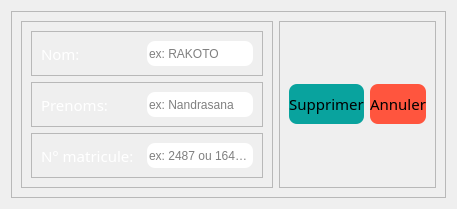
                    <widget class="QWidget" name="tab_8">
                     <attribute name="title">
                      <string>Suppression</string>
                     </attribute>
                     <layout class="QHBoxLayout" name="horizontalLayout_49">
                      <item>
                       <widget class="QFrame" name="frame_52">
                        <property name="frameShape">
                         <enum>QFrame::StyledPanel</enum>
                        </property>
                        <property name="frameShadow">
                         <enum>QFrame::Raised</enum>
                        </property>
                        <layout class="QHBoxLayout" name="horizontalLayout_50">
                         <item>
                          <widget class="QFrame" name="frame_53">
                           <property name="maximumSize">
                            <size>
                             <width>500</width>
                             <height>16777215</height>
                            </size>
                           </property>
                           <property name="frameShape">
                            <enum>QFrame::StyledPanel</enum>
                           </property>
                           <property name="frameShadow">
                            <enum>QFrame::Raised</enum>
                           </property>
                           <layout class="QVBoxLayout" name="verticalLayout_24">
                            <item>
                             <widget class="QFrame" name="frame_54">
                              <property name="frameShape">
                               <enum>QFrame::StyledPanel</enum>
                              </property>
                              <property name="frameShadow">
                               <enum>QFrame::Raised</enum>
                              </property>
                              <layout class="QHBoxLayout" name="horizontalLayout_51">
                               <item>
                                <widget class="QLabel" name="label_27">
                                 <property name="minimumSize">
                                  <size>
                                   <width>100</width>
                                   <height>0</height>
                                  </size>
                                 </property>
                                 <property name="maximumSize">
                                  <size>
                                   <width>60</width>
                                   <height>16777215</height>
                                  </size>
                                 </property>
                                 <property name="font">
                                  <font>
                                   <family>Quicksand Light</family>
                                   <pointsize>11</pointsize>
                                  </font>
                                 </property>
                                 <property name="styleSheet">
                                  <string notr="true">QFrame{
border-radius:10px;
color: #FFF;
}</string>
                                 </property>
                                 <property name="text">
                                  <string>Nom:</string>
                                 </property>
                                </widget>
                               </item>
                               <item>
                                <widget class="QLineEdit" name="supr_nom_eleve">
                                 <property name="minimumSize">
                                  <size>
                                   <width>0</width>
                                   <height>25</height>
                                  </size>
                                 </property>
                                 <property name="maximumSize">
                                  <size>
                                   <width>16777215</width>
                                   <height>25</height>
                                  </size>
                                 </property>
                                 <property name="styleSheet">
                                  <string notr="true">*{
color: #000;
background:#FFF;
border-radius:8px;
}</string>
                                 </property>
                                 <property name="placeholderText">
                                  <string>ex: RAKOTO</string>
                                 </property>
                                </widget>
                               </item>
                              </layout>
                             </widget>
                            </item>
                            <item>
                             <widget class="QFrame" name="frame_81">
                              <property name="frameShape">
                               <enum>QFrame::StyledPanel</enum>
                              </property>
                              <property name="frameShadow">
                               <enum>QFrame::Raised</enum>
                              </property>
                              <layout class="QHBoxLayout" name="horizontalLayout_75">
                               <item>
                                <widget class="QLabel" name="label_40">
                                 <property name="minimumSize">
                                  <size>
                                   <width>100</width>
                                   <height>0</height>
                                  </size>
                                 </property>
                                 <property name="maximumSize">
                                  <size>
                                   <width>60</width>
                                   <height>16777215</height>
                                  </size>
                                 </property>
                                 <property name="font">
                                  <font>
                                   <family>Quicksand Light</family>
                                   <pointsize>11</pointsize>
                                  </font>
                                 </property>
                                 <property name="styleSheet">
                                  <string notr="true">QFrame{
border-radius:10px;
color: #FFF;
}</string>
                                 </property>
                                 <property name="text">
                                  <string>Prenoms:</string>
                                 </property>
                                </widget>
                               </item>
                               <item>
                                <widget class="QLineEdit" name="supr_prenom_eleve">
                                 <property name="minimumSize">
                                  <size>
                                   <width>0</width>
                                   <height>25</height>
                                  </size>
                                 </property>
                                 <property name="maximumSize">
                                  <size>
                                   <width>16777215</width>
                                   <height>25</height>
                                  </size>
                                 </property>
                                 <property name="styleSheet">
                                  <string notr="true">*{
color: #000;
background:#FFF;
border-radius:8px;
}</string>
                                 </property>
                                 <property name="placeholderText">
                                  <string>ex: Nandrasana</string>
                                 </property>
                                </widget>
                               </item>
                              </layout>
                             </widget>
                            </item>
                            <item>
                             <widget class="QFrame" name="frame_55">
                              <property name="frameShape">
                               <enum>QFrame::StyledPanel</enum>
                              </property>
                              <property name="frameShadow">
                               <enum>QFrame::Raised</enum>
                              </property>
                              <layout class="QHBoxLayout" name="horizontalLayout_52">
                               <item>
                                <widget class="QLabel" name="label_28">
                                 <property name="minimumSize">
                                  <size>
                                   <width>100</width>
                                   <height>0</height>
                                  </size>
                                 </property>
                                 <property name="maximumSize">
                                  <size>
                                   <width>60</width>
                                   <height>16777215</height>
                                  </size>
                                 </property>
                                 <property name="font">
                                  <font>
                                   <family>Quicksand Light</family>
                                   <pointsize>11</pointsize>
                                  </font>
                                 </property>
                                 <property name="styleSheet">
                                  <string notr="true">QFrame{
border-radius:10px;
color: #FFF;
}</string>
                                 </property>
                                 <property name="text">
                                  <string>N° matricule:</string>
                                 </property>
                                </widget>
                               </item>
                               <item>
                                <widget class="QLineEdit" name="supr_matricule_eleve">
                                 <property name="minimumSize">
                                  <size>
                                   <width>0</width>
                                   <height>25</height>
                                  </size>
                                 </property>
                                 <property name="maximumSize">
                                  <size>
                                   <width>16777215</width>
                                   <height>25</height>
                                  </size>
                                 </property>
                                 <property name="styleSheet">
                                  <string notr="true">*{
color: #000;
background:#FFF;
border-radius:8px;
}</string>
                                 </property>
                                 <property name="placeholderText">
                                  <string>ex: 2487 ou 1648-HF</string>
                                 </property>
                                </widget>
                               </item>
                              </layout>
                             </widget>
                            </item>
                           </layout>
                          </widget>
                         </item>
                         <item>
                          <widget class="QFrame" name="frame_56">
                           <property name="frameShape">
                            <enum>QFrame::StyledPanel</enum>
                           </property>
                           <property name="frameShadow">
                            <enum>QFrame::Raised</enum>
                           </property>
                           <layout class="QHBoxLayout" name="horizontalLayout_53">
                            <item>
                             <widget class="QPushButton" name="btn_supr_eleve_in_db">
                              <property name="maximumSize">
                               <size>
                                <width>150</width>
                                <height>40</height>
                               </size>
                              </property>
                              <property name="font">
                               <font>
                                <family>Quicksand Light</family>
                                <pointsize>11</pointsize>
                               </font>
                              </property>
                              <property name="styleSheet">
                               <string notr="true">*{
background:rgb(9, 163, 158);
border-radius:8px;
}
QPushButton:hover{
background:rgb(13, 58, 53);
color:#FFF;
font-size:18px;
}
QPushButton:pressed{
background:rgb(98, 255, 237);
}</string>
                              </property>
                              <property name="text">
                               <string>Supprimer</string>
                              </property>
                             </widget>
                            </item>
                            <item>
                             <widget class="QPushButton" name="pushButton_27">
                              <property name="maximumSize">
                               <size>
                                <width>150</width>
                                <height>40</height>
                               </size>
                              </property>
                              <property name="font">
                               <font>
                                <family>Quicksand Light</family>
                                <pointsize>11</pointsize>
                               </font>
                              </property>
                              <property name="styleSheet">
                               <string notr="true">*{
background:rgb(255, 85, 62);
border-radius:8px;
}
QPushButton:hover{
background:rgb(198, 66, 43);
color:#FFF;
font-size:18px;
}
QPushButton:pressed{
background:rgb(255, 142, 114);
}</string>
                              </property>
                              <property name="text">
                               <string>Annuler</string>
                              </property>
                             </widget>
                            </item>
                           </layout>
                          </widget>
                         </item>
                        </layout>
                       </widget>
                      </item>
                     </layout>
                    </widget>
